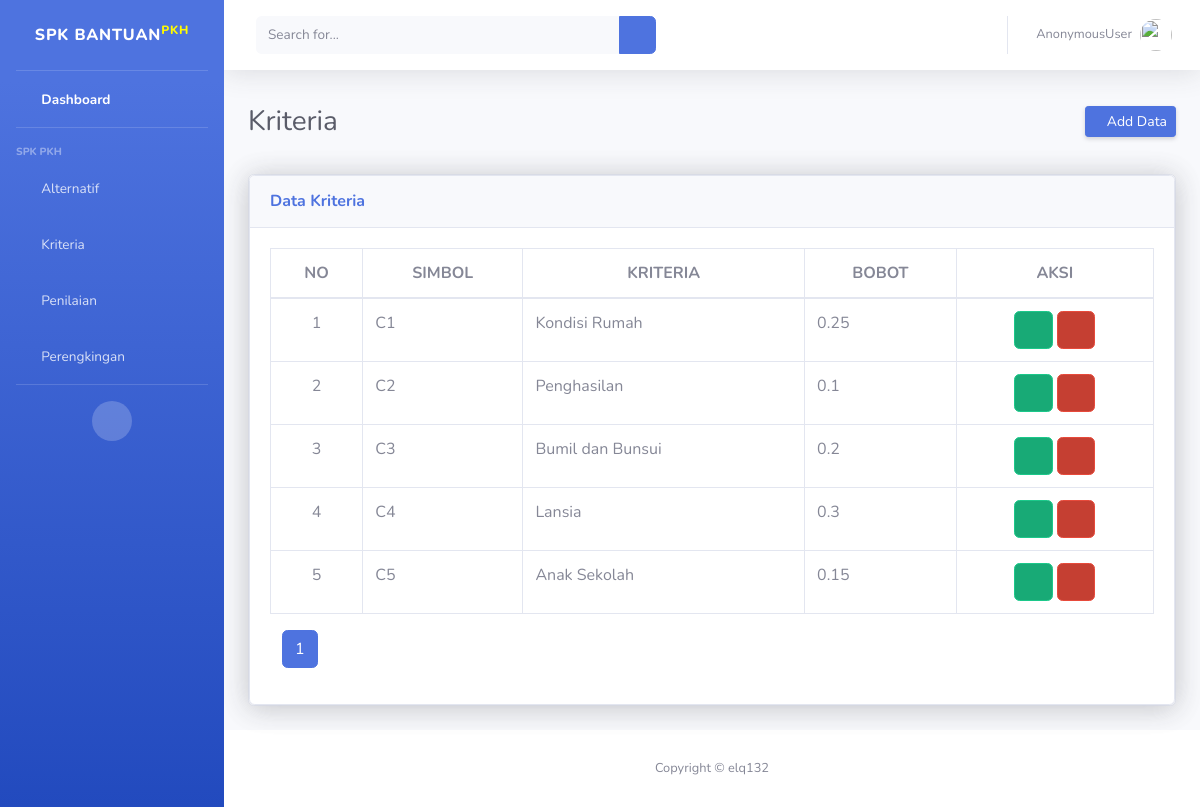
The page /dashboard/kriteria/ on the database its author committed.
### SPK/models.py (models this page shows, shortened)
class Kriteria(models.Model):
    simbol          = models.CharField(max_length=50)
    nama_kriteria   = models.CharField(max_length=50)
    bobot           = models.FloatField()

### SPK/views.py (the view)
# urls.py: path('kriteria/', views.kriteria_list, name='kriteria'),
def kriteria_list(request):
    kriteria = Kriteria.objects.all()
    cari = request.GET.get('cari')
    if cari:
        page=Kriteria.objects.filter(Q(simbol__icontains=cari) |Q(nama_kriteria__icontains=cari))
    else:
        page = Kriteria.objects.all()
    halaman = Paginator(page,5)
    page_list = request.GET.get('page')
    page = halaman.get_page(page_list)
    context ={
        'datas': kriteria,
        'page_obj':page,
    }
    return render(request, 'kriteria.html', context)

### templates/kriteria.html (shortened to what this page needs)
{%load static%}
<!DOCTYPE html>
<html lang="en">
<head>
     <link href="{%static 'vendor/fontawesome-free/css/all.min.css'%}" rel="stylesheet" type="text/css">
     <link href="{%static 'css/sb-admin-2.min.css'%}" rel="stylesheet">
</head>
<body id="page-top">
    <div id="wrapper">
        <ul class="navbar-nav bg-gradient-primary sidebar sidebar-dark accordion" id="accordionSidebar">
            <a class="sidebar-brand d-flex align-items-center justify-content-center" href="{%url 'index'%}">
                <div class="sidebar-brand-text mx-3">SPK Bantuan<sup style="color: rgb(255, 251, 0);">PKH</sup></div>
            </a>
            <hr class="sidebar-divider my-0">
            <li class="nav-item active">
                <a class="nav-link" href="{%url 'index'%}">
                    <i class="fas fa-fw fa-tachometer-alt"></i>
                    <span>Dashboard</span></a>
            </li>
            <hr class="sidebar-divider">
            <div class="sidebar-heading">
                SPK PKH
            </div>
            <li class="nav-item">
                <a class="nav-link" href="{%url 'data:alternatif'%}">
                    <i class="fas fa-fw fa-chart-area"></i>
                    <span>Alternatif</span></a>
            </li>
            <li class="nav-item">
                <a class="nav-link collapsed" href="#" data-toggle="collapse" data-target="#collapseTwo"
                    aria-expanded="true" aria-controls="collapseTwo">
                    <i class="fas fa-fw fa-cog"></i>
                    <span>Kriteria</span>
                </a>
            </li>
            <li class="nav-item">
                <a class="nav-link" href="{%url 'data:penilaian'%}">
                    <i class="fas fa-fw fa-table"></i>
                    <span>Penilaian</span></a>
            </li>
            <li class="nav-item">
                <a class="nav-link" href="{%url 'data:perengkingan'%}">
                    <i class="fas fa-fw fa-folder"></i>
                    <span>Perengkingan</span></a>
            </li>
            <hr class="sidebar-divider d-none d-md-block">
            <div class="text-center d-none d-md-inline">
                <button class="rounded-circle border-0" id="sidebarToggle"></button>
            </div>
        </ul>
        <div id="content-wrapper" class="d-flex flex-column">
            <div id="content">
                <nav class="navbar navbar-expand navbar-light bg-white topbar mb-4 static-top shadow">
                    <form
                        class="d-none d-sm-inline-block form-inline mr-auto ml-md-3 my-2 my-md-0 mw-100 navbar-search">
                        <div class="input-group">
                            <input type="text" name="cari" class="form-control bg-light border-0 small" placeholder="Search for..."
                                aria-label="Search" aria-describedby="basic-addon2">
                            <div class="input-group-append">
                                <button class="btn btn-primary" type="submit">
                                    <i class="fas fa-search fa-sm"></i>
                                </button>
                            </div>
                        </div>
                    </form>
                    <ul class="navbar-nav ml-auto">
                        <li class="nav-item dropdown no-arrow">
                            <a class="nav-link dropdown-toggle" href="#" id="userDropdown" role="button"
                                data-toggle="dropdown" aria-haspopup="true" aria-expanded="false">
                                <span class="mr-2 d-none d-lg-inline text-gray-600 small">{{user}}</span>
                                <img class="img-profile rounded-circle"
                                    src="{%static 'img/profile.png'%}">
                            </a>
                        </li>
                    </ul>
                </nav>
                <div class="container-fluid">
                    <div class="d-sm-flex align-items-center justify-content-between mb-4">
                        <h1 class="h3 mb-0 text-gray-800">Kriteria<h1>
                            <a href="{%url 'data:inkriteria'%}" class="d-none d-sm-inline-block btn btn-sm btn-primary shadow-sm"><i
                                class="fas fa-plus fa-sm text-white-50"></i>  Add Data</a>
                    </div>
                    <div class="row">
                        <div class="col-xl-12 col-lg-9">
                            <div class="card shadow mb-4">
                                <div class="card shadow">
                                    <div class="card-header py-3">
                                        <h6 class="m-0 font-weight-bold text-primary">Data Kriteria</h6>
                                    </div>
                                    <div class="card-body table-responsive">
                                            <table class="table table-bordered" id="dataTable" width="100%" cellspacing="0">
                                                <thead class="text-center">
                                                    <tr>
                                                        <th>NO</th>
                                                        <th>SIMBOL</th>
                                                        <th>KRITERIA</th>
                                                        <th>BOBOT</th>
                                                        <th>AKSI</th>
                                                    </tr>
                                                </thead>
                                                <tbody>
                                                    {%for data in page_obj.object_list%}
                                                    <tr>
                                                        <td class="text-center">{{forloop.counter}}</td>
                                                        <td>{{data.simbol}}</td>
                                                        <td>{{data.nama_kriteria}}</td>
                                                        <td>{{data.bobot}}</td>
                                                        <td class="text-center">
                                                            <a href="{%url 'data:upkriteria' id=data.id%}" class="btn btn-success btn-icon-split">
                                                                <span class="icon text-white-25">
                                                                    <i class="fas fa-edit"></i>
                                                                </span>
                                                            </a>
                                                            <a href="{%url 'data:delkriteria' id=data.id%}" class="btn btn-danger btn-icon-split" onclick="return confirm('yakin ingin menghapus data?')">
                                                                <span class="icon text-white-25">
                                                                    <i class="fas fa-trash"></i>
                                                                </span>
                                                            </a>
                                                        </td>
                                                    </tr>
                                                    {%endfor%}
                                                </tbody>
                                            </table>
                                            <div class="col-sm-12 col-md-7">
                                                <div class="dataTables_paginate paging_simple_numbers" id="dataTable_paginate">
                                                    <ul class="pagination">
                                                        {%for num_pages in page_obj.paginator.page_range%}
                                                        {%if page_obj.number == num_pages %}
                                                        <li class="paginate_button page-item active"><a href="{%url 'data:kriteria'%}?page={{num_pages}}" aria-controls="dataTable" data-dt-idx="1" tabindex="0" class="page-link">{{num_pages}}</a></li>
                                                        {%else%}
                                                        <li class="paginate_button page-item "><a href="{%url 'data:kriteria'%}?page={{num_pages}}" aria-controls="dataTable" data-dt-idx="2" tabindex="0" class="page-link">{{num_pages}}</a></li>
                                                        {%endif%}
                                                        {%endfor%}
                                                    </ul>
                                                </div>
                                            </div>
                                    </div>
                                </div>
                            </div>
                        </div>
                    </div>
                </div>
            </div>
            <footer class="sticky-footer bg-white">
                <div class="container my-auto">
                    <div class="copyright text-center my-auto">
                        <span>Copyright &copy; elq132</span>
                    </div>
                </div>
            </footer>
        </div>
    </div>
</body>
</html>

### rows shown on the page
Kriteria: simbol "C1", nama_kriteria "Kondisi Rumah", bobot "0.25"
Kriteria: simbol "C2", nama_kriteria "Penghasilan", bobot "0.1"
Kriteria: simbol "C3", nama_kriteria "Bumil dan Bunsui", bobot "0.2"
Kriteria: simbol "C4", nama_kriteria "Lansia", bobot "0.3"
Kriteria: simbol "C5", nama_kriteria "Anak Sekolah", bobot "0.15"

### other values the page prints
{{ user }} "AnonymousUser"
{{ num_pages }} "1"
